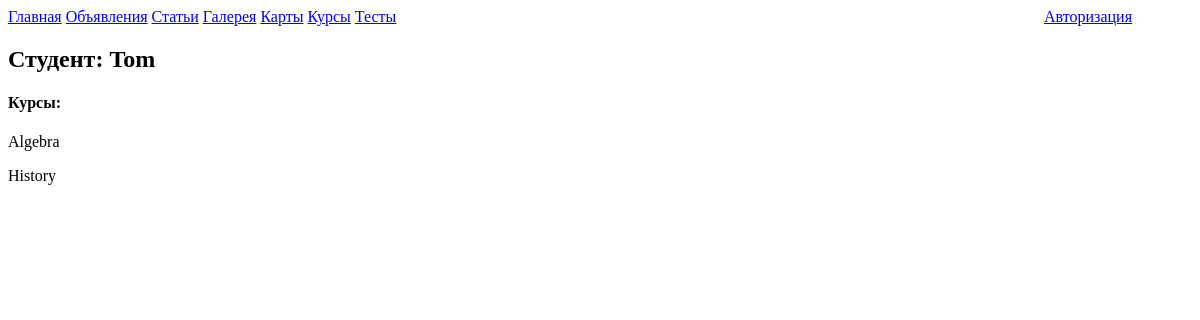
The app's page /courses/student_courses/1/, older data.
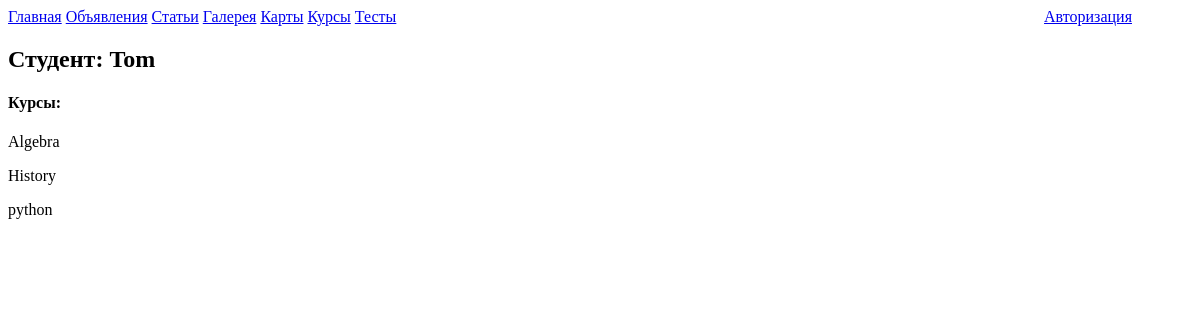
The same page, newer data.
### MySyte/apps/courses/models.py (models this page shows, shortened)
class Course(models.Model):
	name = models.CharField('Название курса', max_length=100)
	class Meta:
		verbose_name = 'Курс'
		verbose_name_plural = 'Курсы'

### MySyte/apps/courses/views.py (the view)
# urls.py: path('student_courses/<int:pk>/', views.student_courses, name='student_courses'),
def student_courses(request, pk):
	student = Student.objects.get(pk=pk)
	return render(request, 'courses/student_courses.html', {'student': student,})

### MySyte/templates/courses/student_courses.html
{% extends 'base.html' %}
{% block body %}
	{% if student %}
		<h2>Студент: {{student.name}}</h2>
		<h4>Курсы:</h4>
		{% for course in student.courses.all %}
			<p>{{course.name}}</p>
		{% endfor %}
	{% endif %}
{% endblock %}

Row changes from the older to the newer data that the page shows:
added Course: name "python"
